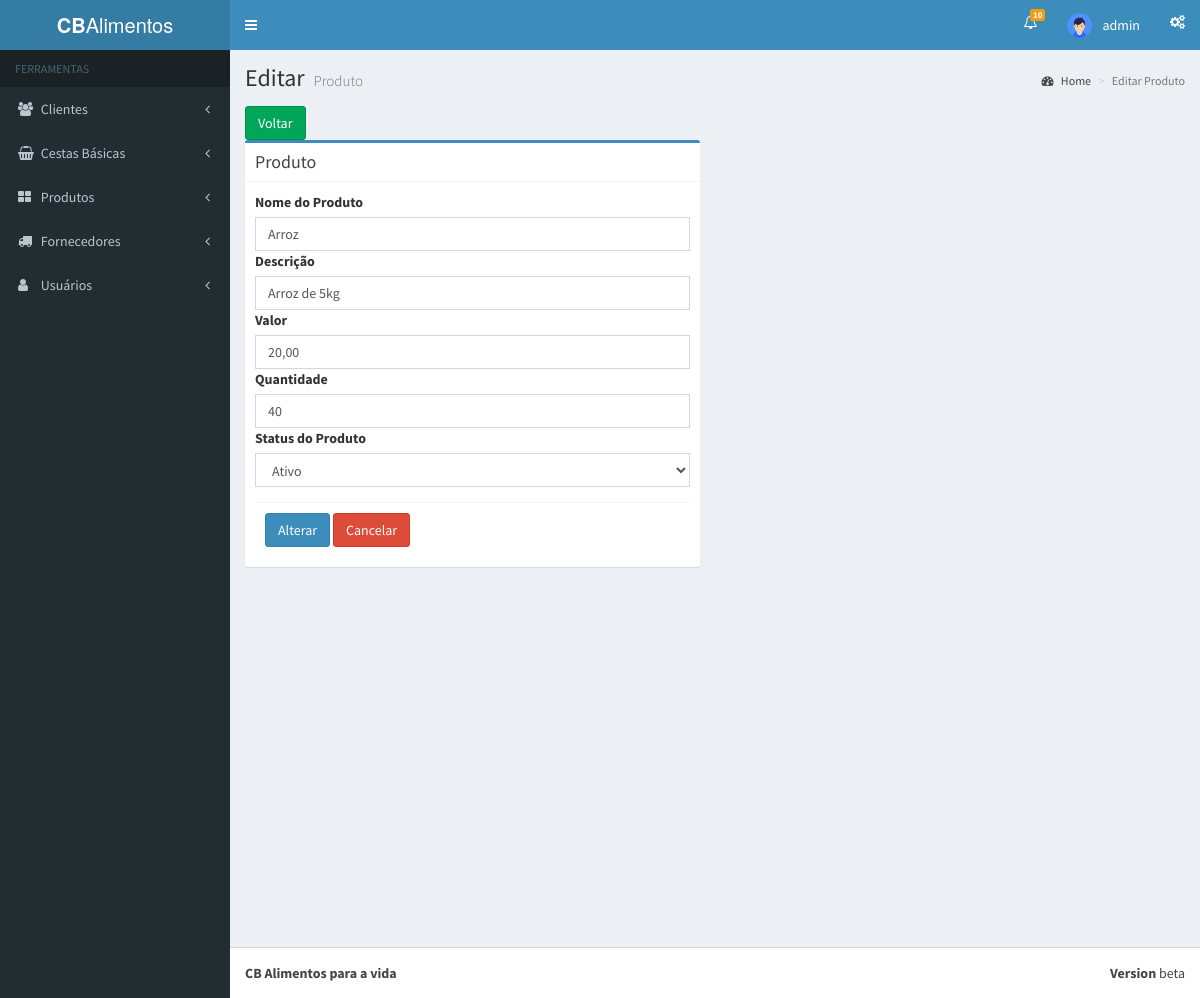
Screenshot of /views/produto/editproduto.php?id=1 (signed in) with the database file from the repository.
### tables this page shows
CREATE TABLE `produto` (
  `idproduto` int(11) NOT NULL,
  `ativo` tinyint(4) DEFAULT NULL,
  `nome` varchar(45) DEFAULT NULL,
  `valor` varchar(45) DEFAULT NULL,
  `quantidade` int(11) DEFAULT NULL,
  `descricao` varchar(45) DEFAULT NULL,
  `public` int(1) NOT NULL
);

### App/Models/connect.php (called while the page is built, shortened)
<?php
class Connect
{
	var $localhost = "localhost";
	var $root = "root";
	var $passwd = "";
	public function __construct()
	{
		$this->SQL = mysqli_connect($this->localhost, $this->root, $this->passwd);
	}
}

### App/Models/produto.class.php (called while the page is built, shortened)
<?php
require_once 'connect.php';
class Produtos extends Connect
{
	public function editProduto($idproduto){
		$query = "SELECT *FROM `produto` WHERE `idproduto` = '$idproduto'";
 		if($result = mysqli_query($this->SQL, $query) or die ( mysqli_error($this->SQL))){
			if($row = mysqli_fetch_array($result)){
				$nomeProduto = $row['nome'];
				$valor = $row['valor'];
				$quantidade = $row['quantidade'];
				$descricao = $row['descricao'];
        $ativo = $row['ativo'];
				$array = array('Produto'=> [ 'nome' => $nomeProduto, 'valor' => $valor, 'quantidade' => $quantidade, 'descricao' => $descricao, 'ativo' => $ativo]);
				return $array;
			}
		}else{
			return 0;
		}
	}
}
 $produtos = new Produtos;

### views/produto/editproduto.php (the view, shortened to what this page needs)
<?php
require_once '../../App/auth.php';
require_once '../../layout/script.php';
require_once '../../App/Models/produto.class.php';
echo $head;
echo $header;
echo $aside;
echo '<div class="content-wrapper">';
echo '
    <section class="content-header">
      <h1>
        Editar <small>Produto</small>
      </h1>
      <ol class="breadcrumb">
        <li><a href="../"><i class="fa fa-dashboard"></i> Home</a></li>
        <li class="active">Editar Produto</li>
      </ol>
    </section>
    <section class="content">
      <div class="">';
echo ' <a href="./" class="btn btn-success">Voltar</a>
      <div class="row">
';
        if(isset($_GET['id'])){
            $idproduto = $_GET['id'];
            $resp = $produtos->editProduto($idproduto);
echo'
        <div class="col-md-6">
          <div class="box box-primary">
            <div class="box-header with-border">
              <h3 class="box-title">Produto</h3>
            </div>
            <form role="form" action="../../App/Database/insertprod.php" method="POST" onsubmit="removerEspacos()">
              <div class="box-body">
                <div class="form-group">
                  <label for="exampleInputEmail1">Nome do Produto</label>
                  <input type="text" name="nomeproduto" class="form-control" id="exampleInputEmail1" placeholder="Nome Produto" value="'.$resp['Produto']['nome'].'" maxlength="45" required>
                  <label for="exampleInputEmail1">Descrição</label>
                  <input type="text" name="descricaoproduto" class="form-control" id="exampleInputEmail1" placeholder="Descrição..." value="'.$resp['Produto']['descricao'].'" maxlength="45" required>
                  <label for="exampleInputEmail1">Valor</label>
                  <input type="text" name="valorproduto" class="form-control" id="exampleInputEmail1" placeholder="R$" value="'.$resp['Produto']['valor'].'" oninput="mascaraValor(this)" onchange="validarValorFinal(this)" required>
                  <label for="exampleInputEmail1">Quantidade</label>
                  <input type="number" name="quantidadeproduto" class="form-control" id="exampleInputEmail1" placeholder="Qtd" value="'.$resp['Produto']['quantidade'].'" min="1" max="1000" oninput="validarQuantidade(this)" onchange="validarQuantidadeFinal(this)" required>
                 <label for="ativo">Status do Produto</label>
                  <select name="ativo" class="form-control" id="ativo">
                    <option value="1" ' . ($resp['Produto']['ativo'] == 1 ? 'selected' : '') . '>Ativo</option>
                    <option value="0" ' . ($resp['Produto']['ativo'] == 0 ? 'selected' : '') . '>Inativo</option>
                  </select>
                </div>
                <input type="hidden" name="idproduto" value="'.$idproduto.'">
                 <input type="hidden" name="iduser" value="'.$idUsuario.'">
              <div class="box-footer">
                <button type="submit" name="upload" class="btn btn-primary" value="Cadastrar">Alterar</button>
                <a class="btn btn-danger" href="../../views/produto">Cancelar</a>
              </div>
            </form>
          </div>
          </div>
</div>';
        }
echo '</div>';
echo '</div>';
echo '</div>';
echo  $footer;
echo $javascript;
?>

### rows the page displays
produto: nomeproduto "Arroz", descricaoproduto "Arroz de 5kg", valorproduto "20,00", quantidadeproduto "40", ativo "Ativo"

### other values shown
$username "admin"
